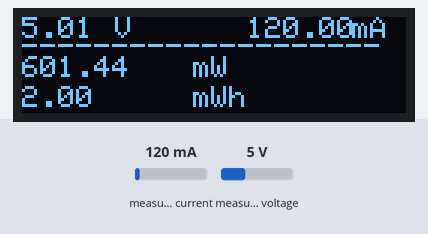
A sketch run on a simulated Arduino Leonardo, built with avr-gcc and run on an emulated ATmega32U4. Parts: 128×32 one-colour display. Inputs (shaded band) come from the test bench; at power-on: measured current 120 mA, measured voltage 5 V. What the sketch prints to the serial monitor is not drawn.

Above: at 1.28 s.
1.3 s: measured current set to 40 mA
At 1.38 s:
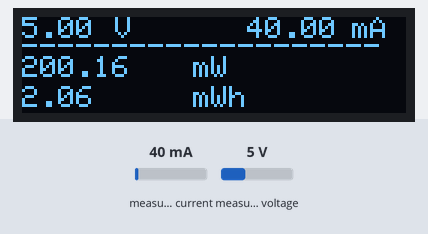
3.1 s: measured voltage set to 0.3 V
At 3.48 s:
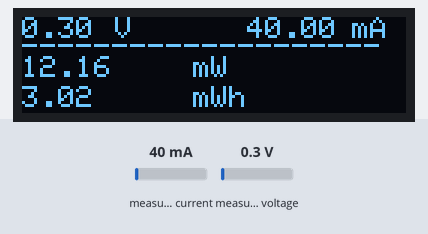
4.6 s: measured current set to 500 mA
At 4.68 s:
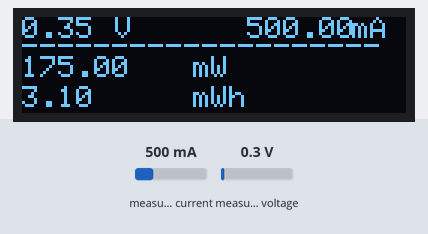
6.1 s: measured voltage set to 3.8 V
At 6.18 s:
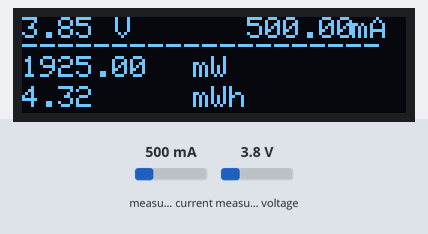

The sketch:

_NA219_Current_Voltage_Olcme_Sensoru_Projesi_Kodlari.ino
```cpp
#include <Wire.h>
#include <Adafruit_INA219.h>
#include <Adafruit_SSD1306.h>

#define SCREEN_WIDTH 128 // OLED display width, in pixels
#define SCREEN_HEIGHT 32 // OLED display height, in pixels
#define OLED_RESET     -1 // Reset pin # (or -1 if sharing Arduino reset pin)
#define SCREEN_ADDRESS 0x3C ///< See datasheet for Address; 0x3D for 128x64, 0x3C for 128x32
Adafruit_SSD1306 display(SCREEN_WIDTH, SCREEN_HEIGHT, &Wire, OLED_RESET);
Adafruit_INA219 ina219;

unsigned long previousMillis = 0;
unsigned long interval = 100;
  float shuntvoltage = 0;
  float busvoltage = 0;
  float current_mA = 0;
  float loadvoltage = 0;
  float power_mW = 0;
  float energy = 0;

void setup(void)
{
  Serial.begin(115200);
  while (!Serial) {
      // will pause Zero, Leonardo, etc until serial console opens
      delay(1);
  }

  uint32_t currentFrequency;

  Serial.println("Hello!");
  display.begin(SSD1306_SWITCHCAPVCC, 0x3C);
  display.clearDisplay();

  // Initialize the INA219.
  // By default the initialization will use the largest range (32V, 2A).  However
  // you can call a setCalibration function to change this range (see comments).
  if (! ina219.begin()) {
    Serial.println("Failed to find INA219 chip");
    while (1) { delay(10); }
  }
  // To use a slightly lower 32V, 1A range (higher precision on amps):
  //ina219.setCalibration_32V_1A();
  // Or to use a lower 16V, 400mA range (higher precision on volts and amps):
  //ina219.setCalibration_16V_400mA();

  Serial.println("Measuring voltage and current with INA219 ...");
}

void loop()
{
  unsigned long currentMillis = millis();
  if (currentMillis - previousMillis >= interval)
  {
    previousMillis = currentMillis;
    ina219values();
    displaydata();
  }
}


void ina219values()  {

  shuntvoltage = ina219.getShuntVoltage_mV();
  busvoltage = ina219.getBusVoltage_V();
  current_mA = ina219.getCurrent_mA();
  power_mW = ina219.getPower_mW();
  loadvoltage = busvoltage + (shuntvoltage / 1000);
  energy = energy + loadvoltage * current_mA / 3600;

  Serial.print("Bus Voltage:   "); Serial.print(busvoltage); Serial.println(" V");
  Serial.print("Shunt Voltage: "); Serial.print(shuntvoltage); Serial.println(" mV");
  Serial.print("Load Voltage:  "); Serial.print(loadvoltage); Serial.println(" V");
  Serial.print("Current:       "); Serial.print(current_mA); Serial.println(" mA");
  Serial.print("Power:         "); Serial.print(power_mW); Serial.println(" mW");
  Serial.println("");
}
void displaydata() {
  display.clearDisplay();
  display.setTextColor(WHITE);
  display.setTextSize(1);
  display.setCursor(0, 0);
  display.println(loadvoltage);
  display.setCursor(31, 0);
  display.println("V");
  display.setCursor(62, 0);
  display.setCursor(75, 0);
  display.println(current_mA);
  display.setCursor(110, 0);
  display.println("mA");
  display.setCursor(0, 6);
  display.println("--------------------");


  display.setCursor(0, 13);
  display.println(loadvoltage * current_mA);
  display.setCursor(57, 13);
  display.println("mW");
  display.setCursor(0, 23);
  display.println(energy);
  display.setCursor(57, 23);
  display.println("mWh");
  display.display();
}
```
